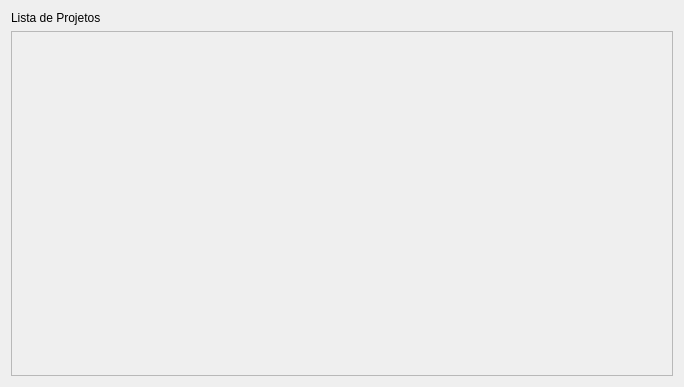
<?xml version="1.0" encoding="UTF-8"?>
<ui version="4.0">
 <class>Form</class>
 <widget class="QWidget" name="Form">
  <property name="geometry">
   <rect>
    <x>0</x>
    <y>0</y>
    <width>684</width>
    <height>387</height>
   </rect>
  </property>
  <property name="windowTitle">
   <string>Form</string>
  </property>
  <layout class="QVBoxLayout" name="verticalLayout_4">
   <item>
    <widget class="QLabel" name="label">
     <property name="styleSheet">
      <string notr="true">font: 75 20pt &quot;Arial&quot;;</string>
     </property>
     <property name="text">
      <string>Lista de Projetos</string>
     </property>
    </widget>
   </item>
   <item>
    <widget class="QScrollArea" name="scrollArea">
     <property name="widgetResizable">
      <bool>true</bool>
     </property>
     <widget class="QWidget" name="scrollAreaWidgetContents_2">
      <property name="geometry">
       <rect>
        <x>0</x>
        <y>0</y>
        <width>664</width>
        <height>329</height>
       </rect>
      </property>
      <layout class="QVBoxLayout" name="verticalLayout_6">
       <item>
        <layout class="QVBoxLayout" name="painel_proj"/>
       </item>
      </layout>
     </widget>
    </widget>
   </item>
  </layout>
 </widget>
 <resources/>
 <connections/>
</ui>
